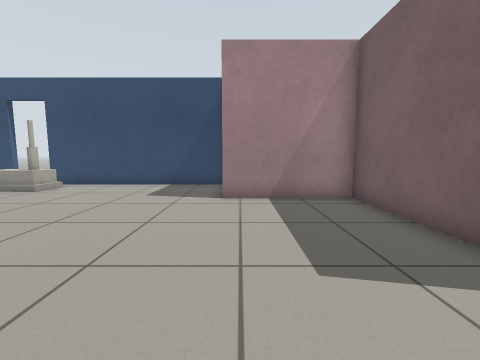
view 1 (above)

19 first-person views from a walk through a world built for the Gazebo simulator. The camera is 0.72 m above the floor, tilts 6° down and sees 90° across. The floor is counted in squares, 0.5 m on a side. Each view is taken from the middle of a square. On the plan, view 1 faces up. The plan holds only what a view shows up to about 13 squares ahead; the rest is blank. The robots in the file are not drawn. Simple shapes stand in for some stock models.

view 2
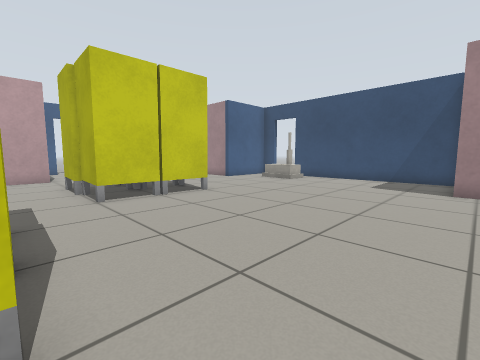

view 3
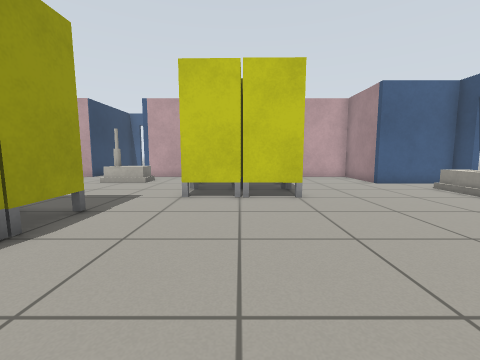

view 4
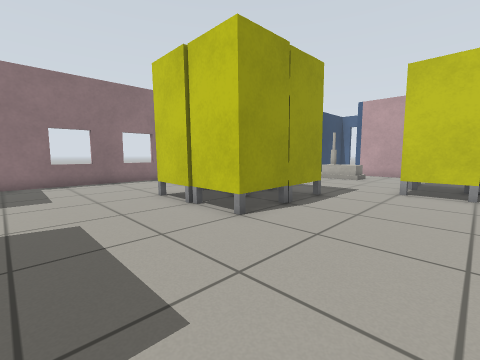

view 5
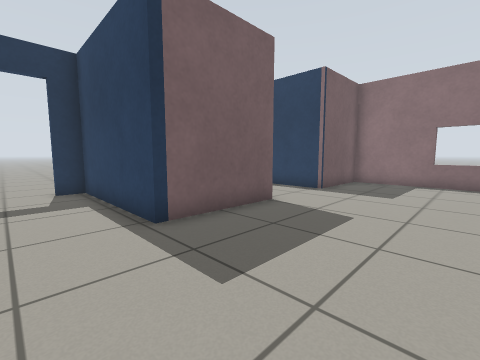

view 6
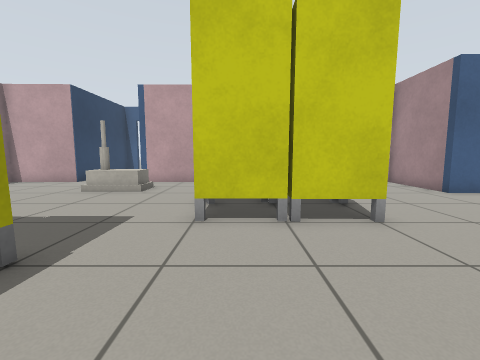

view 7
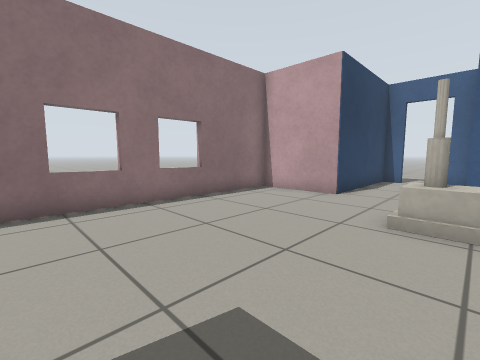

view 8
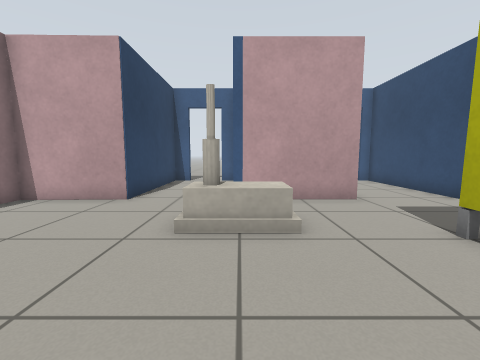

view 9
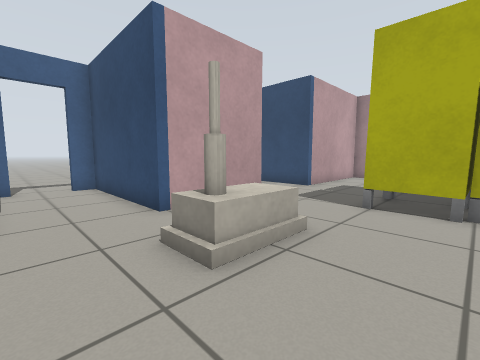

view 10
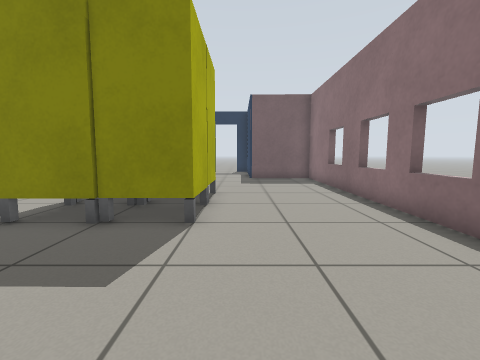

view 11
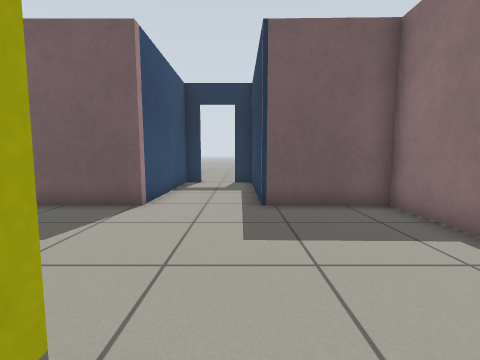

view 12
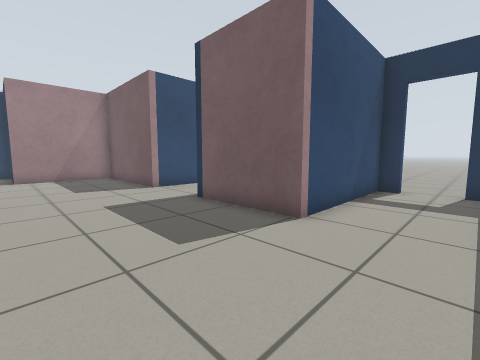

view 13
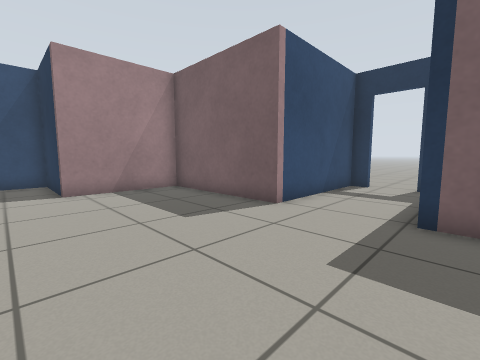

view 14
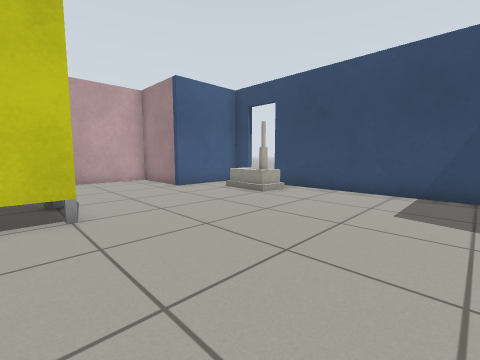

view 15
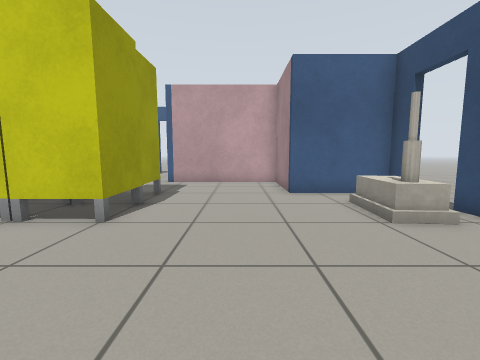

view 16
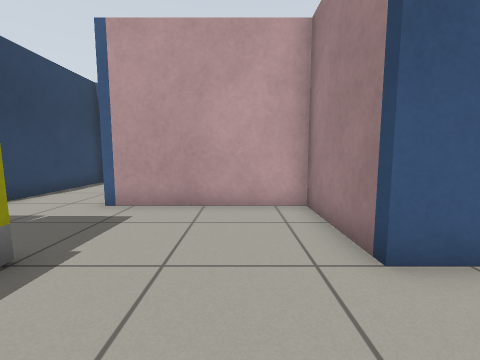

view 17
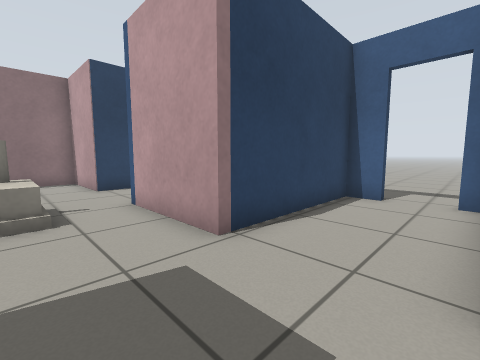

view 18
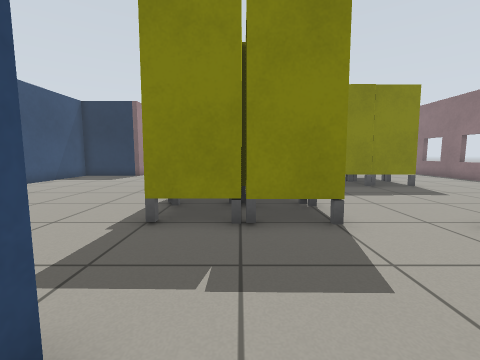

view 19
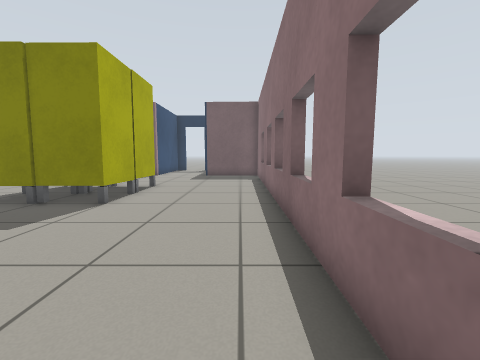

### Floor plan
Points are (right, up) in squares from view 1. A wall is a line through its corners. A room is listed if a view was taken in it or the views show most of it. See-through windows are left out.
Room 1 (views 1, 2, 3, 4, 5, 6, 7, 8, 9, 10, 11, 12, 13, 14, 15, 16, 17, 18, 19)
walls: (-11, 11.6) (-12, 11.6) (-12, 7.9) (-15.7, 7.9) (-15.7, 2.2) (-21.4, 2.2); (-21.4, 0) (-21.4, -1.2) (-15.7, -1.2) (-15.7, -5.2) (-21.4, -5.2) (-21.4, -6) (-21.7, -6); (9.4, 1.4) (9.4, 2.2) (3.7, 2.2) (3.7, 7.9) (-0.6, 7.9) (-0.6, 11.6) (-9.2, 11.6); (9.4, -6) (9.4, -5.2) (3.7, -5.2) (3.7, -1.2) (9.4, -1.2) (9.4, -0.2); (-21.4, -7.8) (-21.4, -8.6) (-15.7, -8.6) (-15.7, -12) (3.7, -12.2) (3.7, -8.6) (9.4, -8.6) (9.4, -7.6)
ways out: open door at (-21.7, -6.7); open door at (-21.7, 0.7); open door at (-10.5, 12); open door at (9.5, 0.5); open door at (9.7, -6.7)
objects: house (-13, -6) to (-13, -4); other object (-12, -1) to (-11, 1); other object (-12, 2) to (-11, 3); other object (-10, -1) to (-8, 1); other object (-10, 1); other object (-10, 2) to (-8, 3); house (-10, 10) to (-8, 10); other object (-6, -7) to (-5, -5); other object (-6, -4) to (-5, -3); other object (-4, -7) to (-2, -5); other object (-4, -4) to (-2, -3)

Positions as (right, up) in squares from view 1, and headings:
1: (0, 0), facing up
2: (0, -3), facing up-left
3: (0, 1), facing left
4: (2, 1), facing down-left
5: (-1, 1), facing down-right
6: (-3, 0), facing left
7: (-7, -5), facing down-left
8: (-8, -5), facing left
9: (-10, -8), facing up-left
10: (-11, -8), facing right
11: (-3, -8), facing right
12: (-1, -8), facing up-right
13: (-2, -2), facing up-right
14: (-2, 2), facing up-left
15: (-3, 6), facing left
16: (-9, 6), facing left
17: (-13, 2), facing down-left
18: (-17, 1), facing right
19: (-13, -11), facing right
